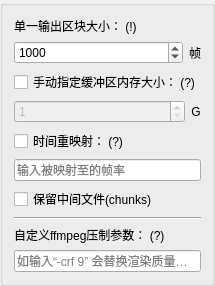
                        <widget class="QGroupBox" name="RenderSettingsGroup">
                         <property name="title">
                          <string/>
                         </property>
                         <layout class="QGridLayout" name="gridLayout_27">
                          <item row="0" column="0">
                           <layout class="QGridLayout" name="gridLayout_12">
                            <item row="12" column="0">
                             <widget class="QCheckBox" name="KeepChunksChecker">
                              <property name="text">
                               <string>保留中间文件(chunks)</string>
                              </property>
                             </widget>
                            </item>
                            <item row="14" column="0">
                             <widget class="QLabel" name="label_30">
                              <property name="sizePolicy">
                               <sizepolicy hsizetype="Preferred" vsizetype="Preferred">
                                <horstretch>0</horstretch>
                                <verstretch>0</verstretch>
                               </sizepolicy>
                              </property>
                              <property name="toolTip">
                               <string>输入项数必须为偶数</string>
                              </property>
                              <property name="text">
                               <string>自定义ffmpeg压制参数： (?)</string>
                              </property>
                             </widget>
                            </item>
                            <item row="5" column="0">
                             <layout class="QHBoxLayout" name="horizontalLayout_28">
                              <item>
                               <widget class="MySpinBox" name="BufferSizeSelector">
                                <property name="enabled">
                                 <bool>false</bool>
                                </property>
                                <property name="sizePolicy">
                                 <sizepolicy hsizetype="Preferred" vsizetype="Fixed">
                                  <horstretch>0</horstretch>
                                  <verstretch>0</verstretch>
                                 </sizepolicy>
                                </property>
                                <property name="toolTip">
                                 <string>&lt;html&gt;&lt;head/&gt;&lt;body&gt;&lt;p&gt;防止爆内存，一般不用勾选。&lt;span style=&quot; font-weight:600;&quot;&gt;专业人士自用&lt;/span&gt;&lt;/p&gt;&lt;/body&gt;&lt;/html&gt;</string>
                                </property>
                                <property name="minimum">
                                 <number>1</number>
                                </property>
                                <property name="maximum">
                                 <number>500</number>
                                </property>
                                <property name="singleStep">
                                 <number>1</number>
                                </property>
                                <property name="value">
                                 <number>1</number>
                                </property>
                               </widget>
                              </item>
                              <item>
                               <widget class="QLabel" name="label_28">
                                <property name="sizePolicy">
                                 <sizepolicy hsizetype="Fixed" vsizetype="Preferred">
                                  <horstretch>0</horstretch>
                                  <verstretch>0</verstretch>
                                 </sizepolicy>
                                </property>
                                <property name="text">
                                 <string>G</string>
                                </property>
                                <property name="alignment">
                                 <set>Qt::AlignCenter</set>
                                </property>
                               </widget>
                              </item>
                             </layout>
                            </item>
                            <item row="3" column="0">
                             <layout class="QHBoxLayout" name="horizontalLayout_26">
                              <item>
                               <widget class="MySpinBox" name="RenderGapSelector">
                                <property name="sizePolicy">
                                 <sizepolicy hsizetype="Preferred" vsizetype="Fixed">
                                  <horstretch>0</horstretch>
                                  <verstretch>0</verstretch>
                                 </sizepolicy>
                                </property>
                                <property name="minimum">
                                 <number>100</number>
                                </property>
                                <property name="maximum">
                                 <number>999999999</number>
                                </property>
                                <property name="singleStep">
                                 <number>100</number>
                                </property>
                                <property name="value">
                                 <number>1000</number>
                                </property>
                               </widget>
                              </item>
                              <item>
                               <widget class="QLabel" name="label_27">
                                <property name="sizePolicy">
                                 <sizepolicy hsizetype="Maximum" vsizetype="Preferred">
                                  <horstretch>0</horstretch>
                                  <verstretch>0</verstretch>
                                 </sizepolicy>
                                </property>
                                <property name="text">
                                 <string>帧</string>
                                </property>
                                <property name="alignment">
                                 <set>Qt::AlignLeading|Qt::AlignLeft|Qt::AlignVCenter</set>
                                </property>
                               </widget>
                              </item>
                             </layout>
                            </item>
                            <item row="4" column="0">
                             <widget class="QCheckBox" name="MBufferChecker">
                              <property name="toolTip">
                               <string>&lt;html&gt;&lt;head/&gt;&lt;body&gt;&lt;p&gt;使用指定的内存量进行补帧任务，避免内存不足，一般不需勾选。&lt;span style=&quot; font-weight:600;&quot;&gt;专业人士自用&lt;/span&gt;&lt;/p&gt;&lt;/body&gt;&lt;/html&gt;</string>
                              </property>
                              <property name="text">
                               <string>手动指定缓冲区内存大小： (?)</string>
                              </property>
                             </widget>
                            </item>
                            <item row="10" column="0">
                             <widget class="QCheckBox" name="slowmotion">
                              <property name="toolTip">
                               <string>&lt;html&gt;&lt;head/&gt;&lt;body&gt;&lt;p&gt;使用指定帧率输出。效果等同于PR、AE的&lt;span style=&quot; font-weight:600;&quot;&gt;时间重映射&lt;/span&gt;&lt;/p&gt;&lt;p&gt;输出将与右项帧率相同，输出时长与原视频时长的&lt;span style=&quot; font-weight:600;&quot;&gt;比&lt;/span&gt;等于左边的&lt;span style=&quot; font-weight:600;&quot;&gt;输出帧率/该项帧率&lt;/span&gt;&lt;/p&gt;&lt;p&gt;e.g.&lt;/p&gt;&lt;p&gt;输出帧率=60fps&lt;/p&gt;&lt;p&gt;时间重映射帧率=30fps&lt;/p&gt;&lt;p&gt;最终输出将为30fps，时长为原输入的两倍&lt;/p&gt;&lt;/body&gt;&lt;/html&gt;</string>
                              </property>
                              <property name="whatsThis">
                               <string>&lt;html&gt;&lt;head/&gt;&lt;body&gt;&lt;p&gt;&lt;span style=&quot; font-weight:600;&quot;&gt;补帧帧率 = 输入帧率 * 补帧倍率&lt;/span&gt;&lt;/p&gt;&lt;/body&gt;&lt;/html&gt;</string>
                              </property>
                              <property name="layoutDirection">
                               <enum>Qt::LeftToRight</enum>
                              </property>
                              <property name="text">
                               <string>时间重映射： (?)</string>
                              </property>
                             </widget>
                            </item>
                            <item row="2" column="0">
                             <widget class="QLabel" name="label_26">
                              <property name="toolTip">
                               <string>&lt;html&gt;&lt;head/&gt;&lt;body&gt;&lt;p&gt;每一chunk的帧数大小&lt;/p&gt;&lt;p&gt;&lt;span style=&quot; font-weight:600;&quot;&gt;注意：&lt;/span&gt;&lt;/p&gt;&lt;p&gt;&lt;span style=&quot; font-weight:600;&quot;&gt;使用QSVENCC编码器时此值过高可能导致渲染卡死&lt;/span&gt;&lt;/p&gt;&lt;/body&gt;&lt;/html&gt;</string>
                              </property>
                              <property name="text">
                               <string>单一输出区块大小： (!)</string>
                              </property>
                             </widget>
                            </item>
                            <item row="11" column="0">
                             <widget class="MyLineWidget" name="SlowmotionFPS">
                              <property name="sizePolicy">
                               <sizepolicy hsizetype="Preferred" vsizetype="Fixed">
                                <horstretch>0</horstretch>
                                <verstretch>0</verstretch>
                               </sizepolicy>
                              </property>
                              <property name="layoutDirection">
                               <enum>Qt::LeftToRight</enum>
                              </property>
                              <property name="placeholderText">
                               <string>输入被映射至的帧率</string>
                              </property>
                             </widget>
                            </item>
                            <item row="15" column="0">
                             <widget class="MyLineWidget" name="FFmpegCustomer">
                              <property name="sizePolicy">
                               <sizepolicy hsizetype="Preferred" vsizetype="Preferred">
                                <horstretch>0</horstretch>
                                <verstretch>0</verstretch>
                               </sizepolicy>
                              </property>
                              <property name="placeholderText">
                               <string>如输入“-crf 9” 会替换渲染质量的值</string>
                              </property>
                             </widget>
                            </item>
                            <item row="13" column="0">
                             <widget class="Line" name="line">
                              <property name="orientation">
                               <enum>Qt::Horizontal</enum>
                              </property>
                             </widget>
                            </item>
                           </layout>
                          </item>
                         </layout>
                        </widget>
